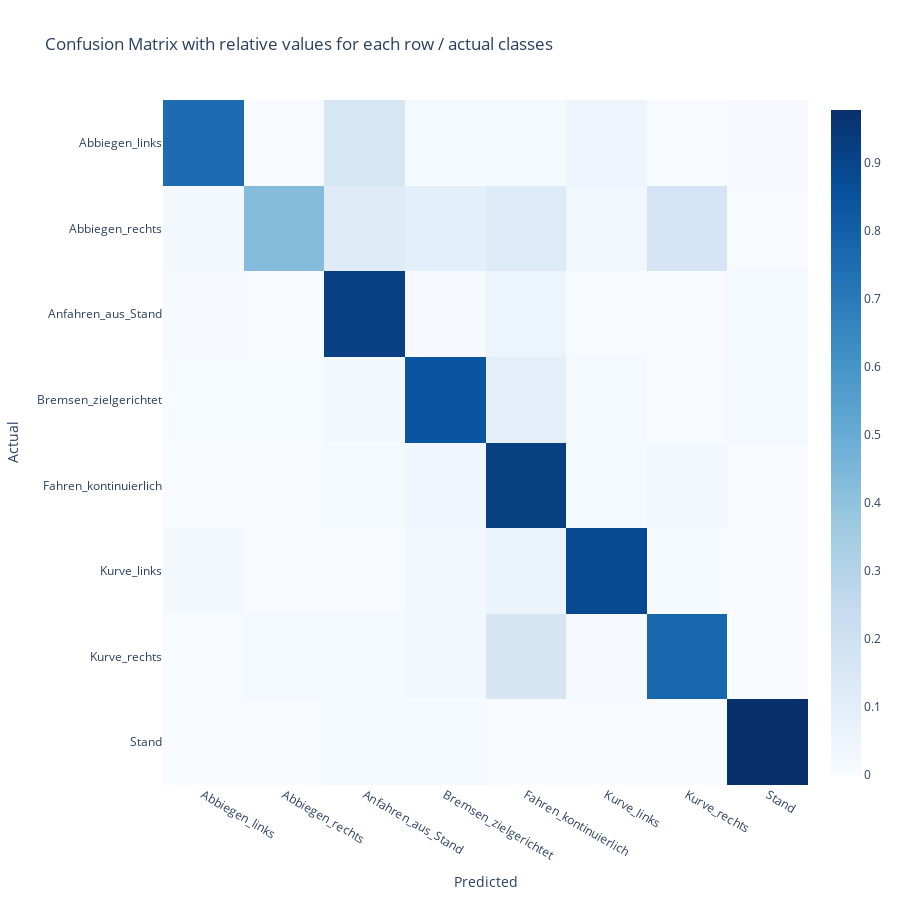

Notebook code for this chart:
### Code cell
y_pred = model.predict(X_test)

confusion_matrix_relative(y_test, y_pred)

### Figure 1 — Plotly figure (JSON) as saved in the notebook; plotly's stock layout.template omitted (floating-point values rounded to 4 significant figures)
{"data": [{"colorscale": [[0, "rgb(247,251,255)"], [0.125, "rgb(222,235,247)"], [0.25, "rgb(198,219,239)"], [0.375, "rgb(158,202,225)"], [0.5, "rgb(107,174,214)"], [0.625, "rgb(66,146,198)"], [0.75, "rgb(33,113,181)"], [0.875, "rgb(8,81,156)"], [1, "rgb(8,48,107)"]], "type": "heatmap", "x": ["Abbiegen_links", "Abbiegen_rechts", "Anfahren_aus_Stand", "Bremsen_zielgerichtet", "Fahren_kontinuierlich", "Kurve_links", "Kurve_rechts", "Stand"], "y": ["Abbiegen_links", "Abbiegen_rechts", "Anfahren_aus_Stand", "Bremsen_zielgerichtet", "Fahren_kontinuierlich", "Kurve_links", "Kurve_rechts", "Stand"], "z": [[0.7536, 0, 0.1594, 0.01449, 0.01449, 0.05072, 0, 0.007246], [0.02247, 0.427, 0.118, 0.09551, 0.1292, 0.03371, 0.1742, 0], [0.005747, 0, 0.9195, 0.005747, 0.05172, 0, 0, 0.01724], [0.003135, 0.003135, 0.02508, 0.8433, 0.09404, 0.01567, 0, 0.01567], [0.001235, 0, 0.01049, 0.03642, 0.9204, 0.009877, 0.0216, 0], [0.0198, 0, 0, 0.0297, 0.05941, 0.8812, 0.009901, 0], [0, 0.0133, 0.0133, 0.02394, 0.1676, 0.005319, 0.7766, 0], [0, 0, 0.01091, 0.01091, 0, 0, 0, 0.9782]]}], "layout": {"height": 900, "title": {"text": "Confusion Matrix with relative values for each row / actual classes"}, "width": 900, "xaxis": {"title": {"text": "Predicted"}}, "yaxis": {"categoryorder": "category descending", "title": {"text": "Actual"}}}}
